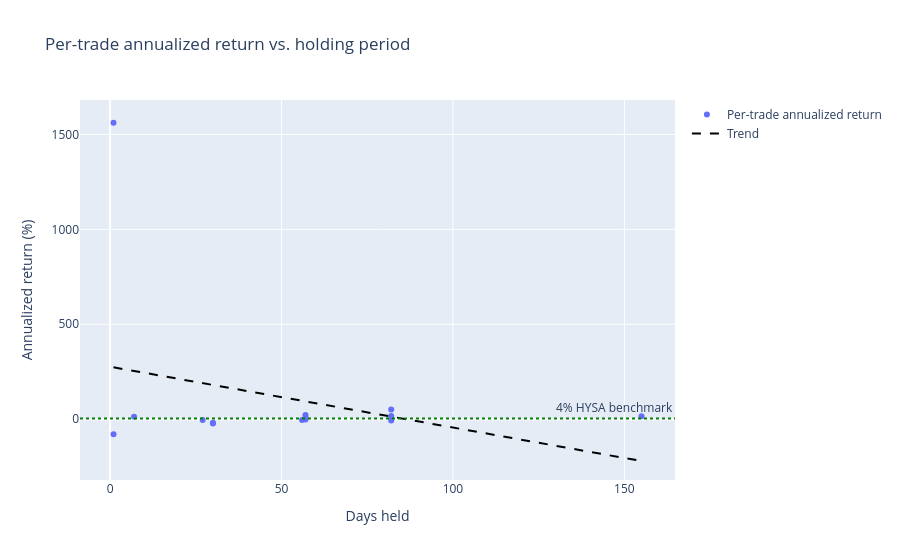

Notebook code cell kept with this figure:
### Markdown cell above
## 5. Annualized return curve

Per-trade annualized return against days held, with a fitted trend and the flat HYSA benchmark line. Short holds annualize into large, noisy numbers by design — that's why the combined alpha above uses period alpha instead of this annualized figure.

### Code cell
trend_x, trend_y = returns.fit_trend(
    returns_df["days_held"].to_numpy(),
    returns_df["annualized_return_pct"].to_numpy(),
    returns_config,
)
visualization.plot_return_curve(returns_df, trend_x, trend_y, returns_config).show()

### Figure 1 — Plotly figure (JSON) as saved in the notebook; plotly's stock layout.template omitted (floating-point values rounded to 4 significant figures)
{"data": [{"hovertemplate": "%{text}<br>Days held: %{x}<br>Annualized: %{y:.1f}%<extra></extra>", "mode": "markers", "name": "Per-trade annualized return", "text": ["VOO", "BND", "VOO", "VXUS", "BND", "VOO", "VXUS", "BND", "QQQM", "VOO", "BND", "VXUS", "VOO", "VXUS"], "type": "scatter", "x": [155, 82, 82, 82, 57, 57, 57, 56, 30, 30, 27, 7, 1, 1], "y": [15.29, -7.412, 50.43, 17.21, -1.649, 22.24, 9.401, -4.462, -23.28, -18.19, -3.685, 12.46, 1562.0, -79.18]}, {"line": {"color": "black", "dash": "dash"}, "mode": "lines", "name": "Trend", "type": "scatter", "x": [1, 1, 7, 27, 30, 30, 56, 57, 57, 57, 82, 82, 82, 155], "y": [273.3, 273.3, 254.1, 190.0, 180.4, 180.4, 97.04, 93.83, 93.83, 93.83, 13.72, 13.72, 13.72, -220.2]}], "layout": {"annotations": [{"showarrow": false, "text": "4% HYSA benchmark", "x": 1, "xanchor": "right", "xref": "x domain", "y": 4, "yanchor": "bottom", "yref": "y"}], "shapes": [{"line": {"color": "green", "dash": "dot"}, "type": "line", "x0": 0, "x1": 1, "xref": "x domain", "y0": 4, "y1": 4, "yref": "y"}], "title": {"text": "Per-trade annualized return vs. holding period"}, "xaxis": {"title": {"text": "Days held"}}, "yaxis": {"title": {"text": "Annualized return (%)"}}}}
